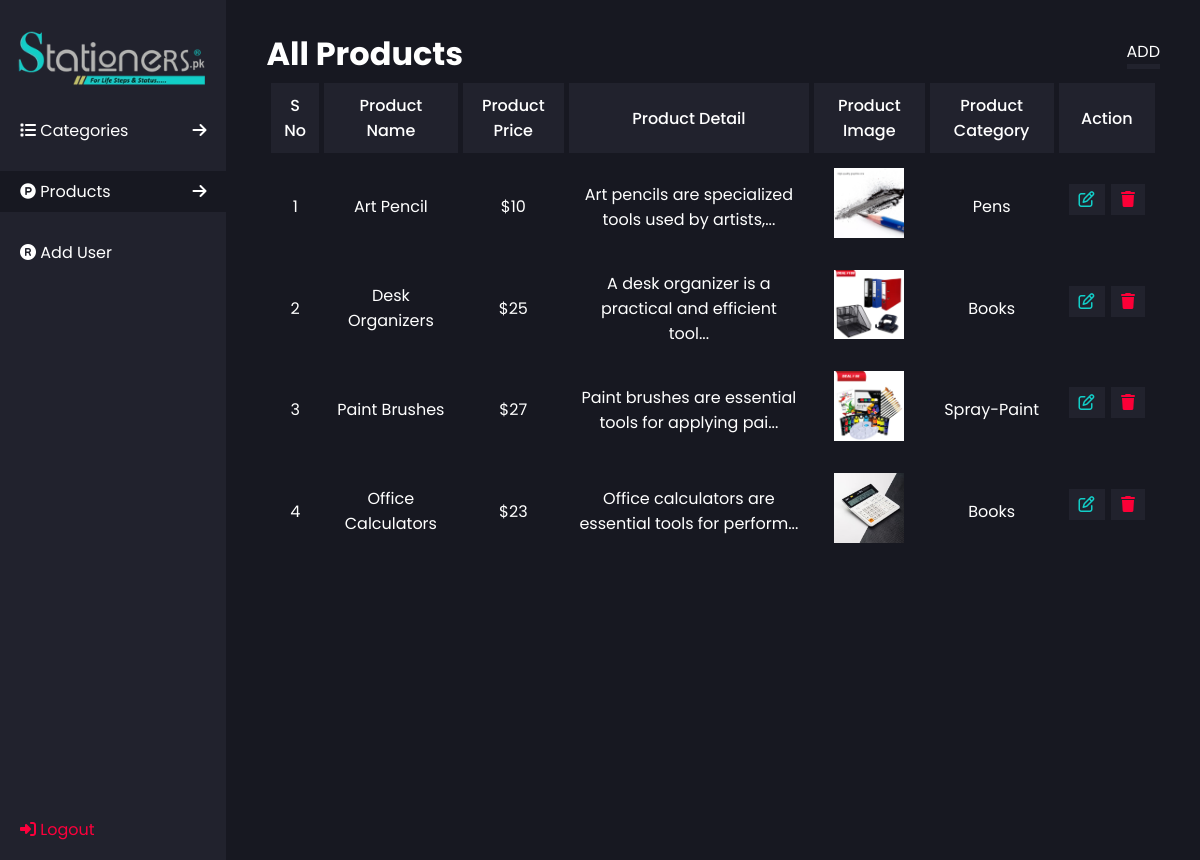
Page /allProducts.php on the committed database.
### tables this page shows
CREATE TABLE `products` (
  `product_id` int(11) NOT NULL,
  `product_name` varchar(256) NOT NULL,
  `product_price` varchar(256) NOT NULL,
  `product_description` varchar(256) NOT NULL,
  `product_image` varchar(256) NOT NULL,
  `category_id` int(11) NOT NULL
);

CREATE TABLE `categories` (
  `category_id` int(11) NOT NULL,
  `category_name` varchar(256) NOT NULL,
  `category_description` varchar(256) NOT NULL,
  `category_image` varchar(256) NOT NULL
);

### allProducts.php (the view)
<?php
require("./base/header.php");
?>
<div class="main-section">
    <div class="dataDisplay-header">
        <h1>All Products</h1>
        <a href="./addProduct.php">ADD</a>
    </div>
    <table class="table" width="100%" cellpadding="10">
        <tr>
            <th>S No</th>
            <th>Product Name</th>
            <th>Product Price</th>
            <th>Product Detail</th>
            <th>Product Image</th>
            <th><a style="color: #FFF; text-decoration: none;" href="./allCategories.php">Product Category</a></th>
            <th>Action</th>
        </tr>
        <?php
        $sno = 1;
        $select_query = "SELECT `product_id`, `product_name`, `product_price`, `product_description`, `product_image`, `category_name` FROM `products` INNER JOIN `categories` WHERE categories.category_id = products.category_id";
        $result = mysqli_query($db_connection, $select_query);
        while($display = mysqli_fetch_array($result)){
        ?>
        <tr>
            <td><?php echo $sno++?></td>
            <td><?php echo $display['product_name']?></td>
            <td>$<?php echo $display['product_price']?></td>
            <td>
                <?php
                $description = $display['product_description'];
                $shortDescription = substr($description, 0, 50);
                echo $shortDescription.(strlen($description) > 50 ? "..." : "")
                ?>
            </td>
            <td><img src="./uploads/productUploads/<?php echo $display['product_image']?>" width="70" alt=""></td>
            <td><?php echo $display['category_name']?></td>
            <td>
                <a style="color: #12CEC8" class="actionBtn" href=""><i class="fa-regular fa-pen-to-square"></i></a>
                <a class="actionBtn" href="./logics.php?deleteProduct=<?php echo $display['product_id']?>"><i style="color: #FC0037" class="fa-solid fa-trash"></i></a>
            </td>
        </tr>
        <?php
        }
        ?>
    </table>
</div>
<?php
require("./base/footer.php");
?>

### Base/header.php (shortened to what this page needs)
<!DOCTYPE html>
<html lang="en">
<head>
    <link rel="stylesheet" href="./css/style.css">
</head>
<body>
    <div class="container">
        <div class="sidebar">
            <div class="logo">
                <a href="index.php">
                <img style="filter: invert(1); display: flex; margin: auto;" src="./logo/stationary.png" width="200" alt="">
                </a>
            </div>
            <ul>
                <li class="<?php echo (basename($_SERVER['PHP_SELF']) == 'addCategory.php' || basename($_SERVER['PHP_SELF']) == 'addCategory.php' ? 'active' : '')?>"> <span><i class="fa-solid fa-list"></i> <a href=""> Categories </a></span> <span><i class="sidebar-link-toggle fa-solid fa-arrow-right"></i> </span> </li>
                <li class="<?php echo (basename($_SERVER['PHP_SELF']) == 'addProduct.php' || basename($_SERVER['PHP_SELF']) == 'allProducts.php' ? 'active' : '')?>"> <span><i style="color: #FFF;" class="fa-brands fa-product-hunt"></i> <a style="color: #FFF;" href=""> Products </a></span> <span><i  style="color: #FFF;" class="sidebar-link-toggle fa-solid fa-arrow-right"></i> </span> </li>
                <li> <span><i style="color: #FFF;" class="fa-solid fa-registered"></i> <a style="color: #FFF;" href="./logout.php"> Add User </a></span></li>
                <li style="position: absolute; bottom: 10px;"> <span><i style="color: #FC003C;" class="fa-solid fa-right-to-bracket"></i> <a style="color: #FC003C;" href="./logout.php"> Logout </a></span></li>
            </ul>
        </div>

### Base/footer.php (shortened to what this page needs)
</div>
</body>
</html>

### css/style.css (style rules this page uses)
* { font-family: "Poppins", serif; margin: 0; padding: 0; }
body { background: #171821; color: #FFF; }
.container { display: flex; justify-content: space-between; }
.container .sidebar { background-color: #21222D; height: 100vh; width: 19%; padding: 30px 0px; display: flex; flex-direction: column; justify-content: left; }
.container .sidebar .logo img { display: flex; justify-content: center; }
.container .sidebar ul { list-style-type: none; display: flex; justify-content: space-between; flex-direction: column; gap: 20px; margin-top: 20px; }
.container .sidebar ul li { padding: 8px 20px; transition: background 0.3s ease-in-out, filter 0.2s ease-in-out; cursor: pointer; display: flex; justify-content: space-between; }
.active { background: #171821; color: #FFF; display: flex; justify-content: space-between; }
.container .sidebar ul li a { text-decoration: none; color: #FFF; }
.container .main-section { padding: 30px 40px; width: 75%; }
.table { border-collapse: separate; border-spacing: 5px; text-align: center; }
.table tr th,td { padding: 10px; }
.table tr th { font-weight: 500; }
.table tr:first-child { background: #21222D; }
.table tr { border-bottom: 1px solid #21222D; }
.table tr td:last-child { display: flex; gap: 0.4em; margin-top: 1em; }
.actionBtn { color: #FFF; background: #21222D; padding: 3px 10px; }
.dataDisplay-header, .dataInsertion-header { display: flex; justify-content: space-between; align-items: center; }
.dataInsertion-header a, .dataDisplay-header a { text-decoration: none; color: #FFF; border-bottom: 5px solid #21222D; }

### rows in the picture
products: product_name "Art Pencil", product_price "10", product_description "Art pencils are specialized tools used by artists,", product_image (picture), category.category_name "Pens"
products: product_name "Desk Organizers", product_price "25", product_description "A desk organizer is a practical and efficient tool", product_image (picture), category.category_name "Books"
products: product_name "Paint Brushes", product_price "27", product_description "Paint brushes are essential tools for applying pai", product_image (picture), category.category_name "Spray-Paint"
products: product_name "Office Calculators", product_price "23", product_description "Office calculators are essential tools for perform", product_image (picture), category.category_name "Books"
